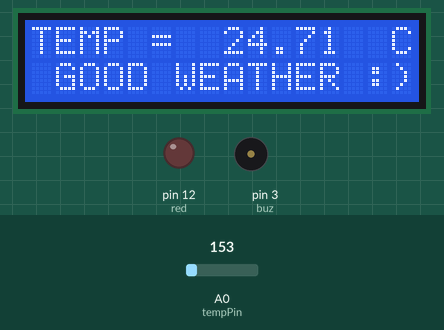
Bench run of a sketch on a simulated Arduino Uno, built with avr-gcc and run on an emulated ATmega328P. On the bench: 16×2 character LCD, output pins drawn as LEDs (lit = HIGH), buzzer (waves = sounding, pin HIGH). The test bench sets the inputs (shaded band); at power-on: A0 (tempPin) = 153.

Above: at 1.2 s.
1.3 s: A0 (tempPin) set to 164
At 2.1 s:
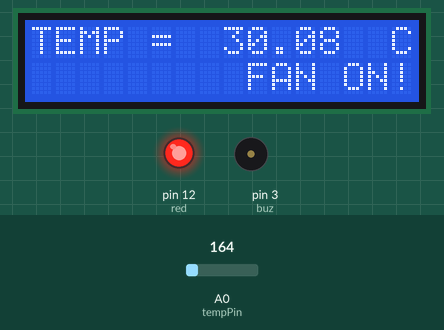
2.8 s: A0 (tempPin) set to 133
At 3.3 s:
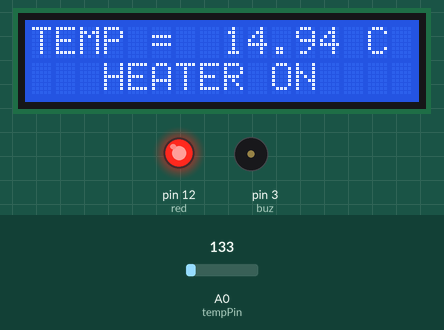
5.8 s: A0 (tempPin) set to 165
At 6.5 s:
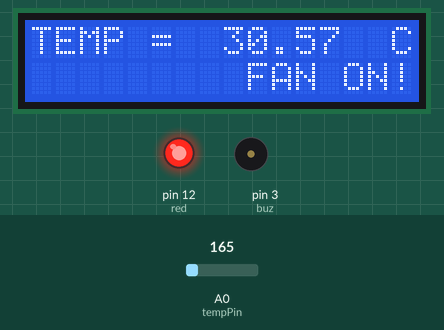
7.3 s: A0 (tempPin) set to 114
At 7.7 s:
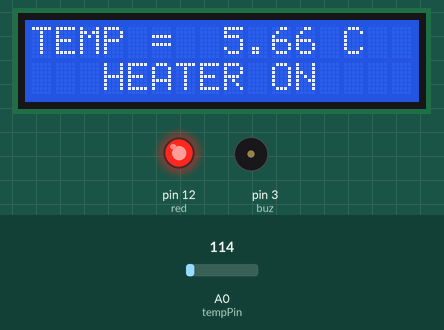
10.3 s: A0 (tempPin) set to 133
At 11.5 s:
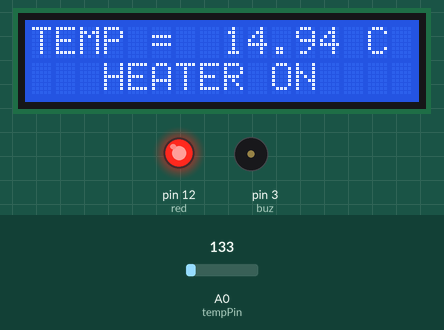
Timing chart, 0 to 13.3 s (numbered marks = the images above; inputs shaded):
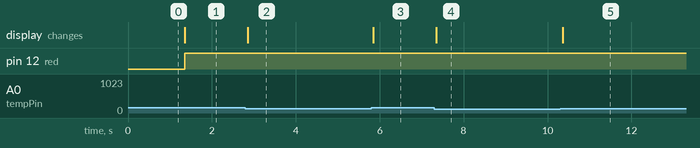

Measured:
- the behaviour switches between 157 and 158 on A0 (tempPin) (found by bisection; images 0 and 1)
- after the input at 1.3 s, pin 12 (red): LOW → HIGH after 0.05 s; the display: changes after 0.06 s (image 1)
- after the input at 2.8 s, the display: changes after 0.06 s (image 2)
- after the input at 5.8 s, the display: changes after 0.05 s (image 3)
- after the input at 7.3 s, the display: changes after 0.05 s (image 4)
- after the input at 10.3 s, the display: changes after 0.06 s (image 5)

The sketch:

temperature_sensor_with_an_lcd_display_for_temprature1.ino
```cpp
#include <LiquidCrystal_I2C.h>
#include <Adafruit_LiquidCrystal.h>
Adafruit_LiquidCrystal lcd(0);

#define tempPin A0
#define smoke A1
float Reading;
float temp;
int smokeValue;
int red = 12;
int buz=3;

void setup() {
 lcd.begin(16,2);
 lcd.setBacklight(1);
 pinMode(tempPin,INPUT);
 pinMode(red, OUTPUT);
 pinMode(buz, OUTPUT);
}

void loop() {
Reading = analogRead(tempPin);
temp=Reading/1024;
temp=(temp*5 -0.5)*100;
lcd.print("TEMP =   ");
lcd.setCursor(8,0);
lcd.print(temp);
lcd.print("  C");
lcd.setCursor(1,1);
//delay(3000);
  if(temp>=21 && temp<27){
  digitalWrite(red, LOW);
  lcd.print("GOOD WEATHER :)");
}
else if(temp>=27 && temp<=60)
{
  lcd.print("        ");
  digitalWrite(red, HIGH);
  lcd.print("FAN ON!");
  lcd.setCursor(0,0);
}
else if(temp>60){
  digitalWrite(red, LOW);
  lcd.print("                ");
  lcd.setCursor(0,1);
  lcd.println(" TEMP TOO HIGH  ");
  delay(500);
  lcd.setCursor(0,1);
  lcd.println(" FIRE  EXPECTED  ");
  delay(500);
  smokeValue = analogRead(smoke);
  while(smokeValue >=30){
     lcd.setCursor(0,1);
     lcd.println("FIRE  DETECTED!");
     tone(3,1000,100);
     delay(10);
     tone(3,1000,100);
     delay(10);
     smokeValue = analogRead(smoke);}
  lcd.setCursor(0,0);
}
else if (temp<21){
  lcd.clear();
  lcd.print("TEMP = ");
  lcd.setCursor(8,0);
  lcd.print(temp);
  lcd.print(" C");
  lcd.setCursor(3,1);
  digitalWrite(red, HIGH);
  lcd.print("HEATER ON");
  lcd.setCursor(0,0);
}
}

  
```
